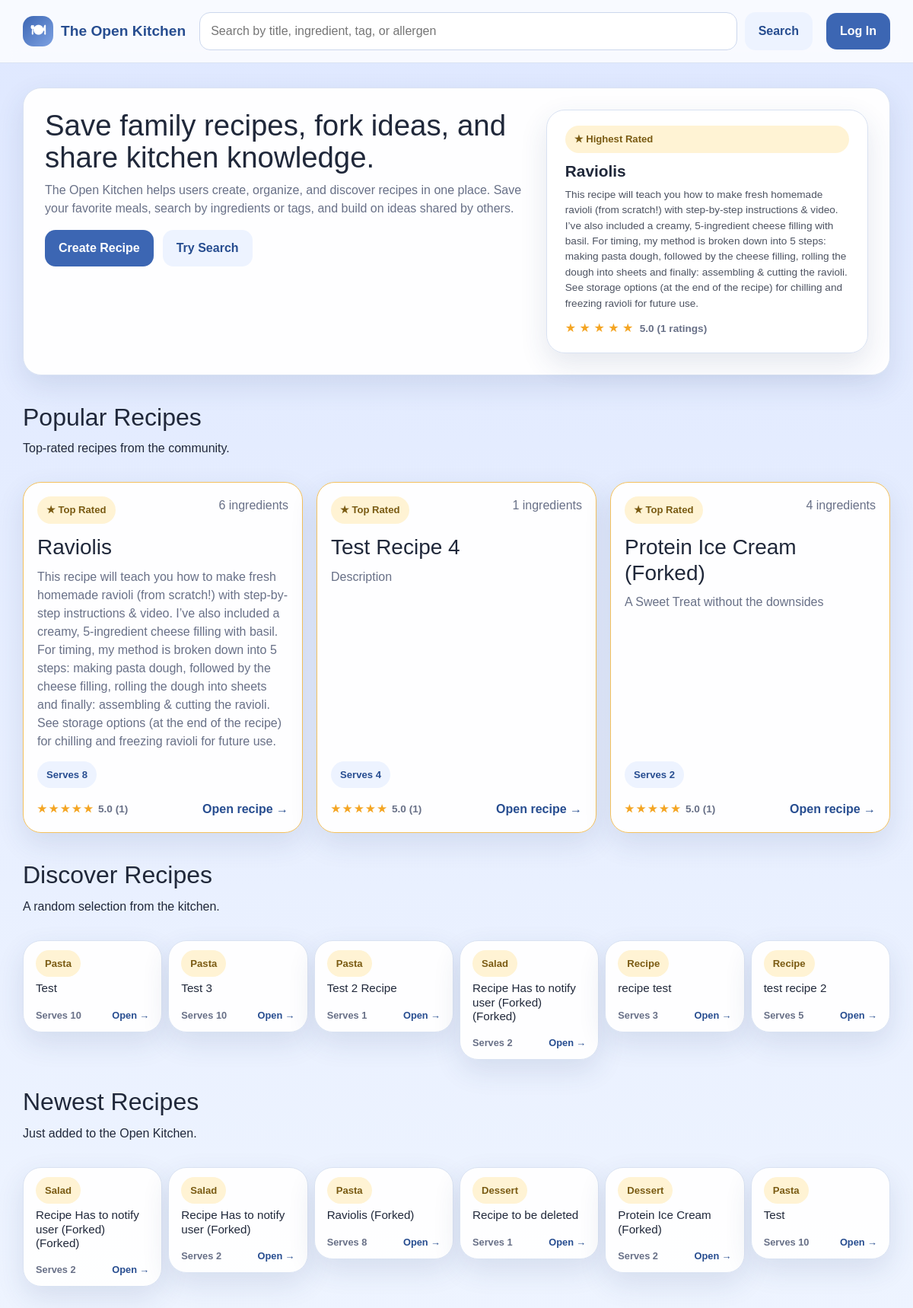
The page / on the database its author committed.
### app/models.py (models this page shows, shortened)
class Recipe(db.Model):
    __tablename__ = 'recipes'
    id = db.Column(db.Integer, primary_key=True)
    authorID = db.Column(db.Integer, db.ForeignKey('users.id'), nullable=False)
    title = db.Column(db.String(150), nullable=False)
    description = db.Column(db.Text, nullable=True)
    instructions = db.Column(db.Text, nullable=False)
    forkedFrom = db.Column(db.Integer, db.ForeignKey('recipes.id'), nullable=True)
    baseServings = db.Column(db.Integer, nullable=False)
    prepTime = db.Column(db.Integer, nullable=True)
    cookTime = db.Column(db.Integer, nullable=True)
    dateCreated = db.Column(db.DateTime, nullable=False, default=datetime.now)
    ingredients = db.relationship('Ingredient', backref='recipe', lazy=True, cascade='all, delete-orphan')
    categories = db.relationship('RecipeCategory', backref='recipe', lazy=True, cascade='all, delete-orphan')
    dietary_tags = db.relationship('RecipeDietaryTag', backref='recipe', lazy=True, cascade='all, delete-orphan')
    allergens = db.relationship('RecipeAllergen', backref='recipe', lazy=True, cascade='all, delete-orphan')

class Category(db.Model):
    __tablename__ = 'categories'
    id = db.Column(db.Integer, primary_key=True)
    name = db.Column(db.String(32), unique=True, nullable=False)

### app/routes.py (the view, shortened to what this page needs)
@app.route('/')
def dashboard():
    user = get_current_user()
    if user and user.role == 'curator':
        return redirect(url_for('curator_dashboard'))
    rated_subq = (
        db.session.query(Rating.recipeID, func.avg(Rating.stars).label('avg'), func.count(Rating.id).label('cnt'))
        .group_by(Rating.recipeID)
        .subquery()
    )
    top_recipe_obj = (
        db.session.query(Recipe)
        .join(rated_subq, Recipe.id == rated_subq.c.recipeID)
        .order_by(rated_subq.c.avg.desc(), rated_subq.c.cnt.desc())
        .first()
    )
    top_recipe = _recipe_card_data(top_recipe_obj) if top_recipe_obj else None
    popular_recipes = (
        db.session.query(Recipe)
        .join(rated_subq, Recipe.id == rated_subq.c.recipeID)
        .order_by(rated_subq.c.avg.desc(), rated_subq.c.cnt.desc())
        .limit(3)
        .all()
    )
    popular = [_recipe_card_data(r) for r in popular_recipes]
    all_recipes = Recipe.query.all()
    import random
    random_sample = random.sample(all_recipes, min(6, len(all_recipes)))
    random_recipes = [_recipe_card_data(r) for r in random_sample]
    newest_recipes = Recipe.query.order_by(Recipe.dateCreated.desc()).limit(6).all()
    newest = [_recipe_card_data(r) for r in newest_recipes]
    saved_recipes = []
    stats = {
        'recipes': Recipe.query.count(),
        'categories': Category.query.count(),
        'tags': DietaryTag.query.count(),
        'allergens': Allergen.query.count(),
    }
    return render_template('dashboard.html',
                           user=user,
                           top_recipe=top_recipe,
                           popular=popular,
                           random_recipes=random_recipes,
                           newest=newest,
                           saved_recipes=saved_recipes,
                           stats=stats)

### app/routes.py (called while the page is built)
def get_current_user():
    if 'user_id' in session:
        return User.query.get(session['user_id'])
    return None

def current_user_id():
    return session.get('user_id')

def _get_avg_rating(recipe_id):
    result = db.session.query(func.avg(Rating.stars), func.count(Rating.id)).filter_by(recipeID=recipe_id).one()
    avg = round(result[0], 1) if result[0] else None
    count = result[1]
    return avg, count

def _recipe_card_data(recipe):
    ingredient_count = Ingredient.query.filter_by(recipeID=recipe.id).count()
    category_links = RecipeCategory.query.filter_by(recipeID=recipe.id).all()
    category_names = [rc.category.name for rc in category_links if rc.category]
    avg_rating, rating_count = _get_avg_rating(recipe.id)
    return {
        'recipe': recipe,
        'ingredient_count': ingredient_count,
        'category_names': category_names,
        'avg_rating': avg_rating,
        'rating_count': rating_count,
    }

def _get_notifications():
    uid = current_user_id()
    if uid is None:
        return []
    return Notification.query.filter_by(userID=uid).order_by(Notification.dateCreated.desc()).all()

@app.context_processor
def inject_notifications():
    notifications = _get_notifications()
    has_unread = any(not n.isRead for n in notifications)
    return dict(notifications=notifications, has_unread=has_unread)

### app/templates/dashboard.html (shortened to what this page needs)
{% extends "base.html" %}
{% block content %}
<section class="hero-card">
    <div>
        <h1>Save family recipes, fork ideas, and share kitchen knowledge.</h1>
        <p class="hero-copy">
            The Open Kitchen helps users create, organize, and discover recipes in one place.
            Save your favorite meals, search by ingredients or tags, and build on ideas shared by others.
        </p>
        <div class="hero-actions">
            <a href="{{ url_for('create_recipe') }}" class="btn btn-primary">Create Recipe</a>
            <a href="{{ url_for('search', q='pasta') }}" class="btn btn-secondary">Try Search</a>
        </div>
    </div>
    {% if top_recipe %}
    <div class="stats-panel" style="display:flex; gap: 1rem; align-items:stretch;">
        <a href="{{ url_for('view_recipe', recipe_id=top_recipe.recipe.id) }}" style="text-decoration:none; color:inherit; flex: 3;">
            <div class="stat-card" style="height:100%; text-align:left; padding: 1.25rem 1.5rem; display:flex; flex-direction:column; justify-content:center;">
                <span class="mini-pill popular-badge" style="margin-bottom: 8px; display:inline-block;">★ Highest Rated</span>
                <div style="font-size: 1.3rem; font-weight: 700; margin-bottom: 6px;">{{ top_recipe.recipe.title }}</div>
                <div style="font-size: .85rem; opacity: .8; margin-bottom: 10px;">{{ top_recipe.recipe.description or 'A top-rated Open Kitchen recipe.' }}</div>
                <div>
                    {% for i in range(1, 6) %}
                    <span class="{% if i <= top_recipe.avg_rating|round(0,'floor')|int %}star-on{% else %}star-off{% endif %}">★</span>
                    {% endfor %}
                    <span class="rating-score" style="font-size:.85rem;">{{ top_recipe.avg_rating }} ({{ top_recipe.rating_count }} ratings)</span>
                </div>
            </div>
        </a>
    </div>
    {% endif %}
</section>
{% if popular %}
<section class="section-head" style="margin-top: 36px;">
    <div>
        <h2>Popular Recipes</h2>
        <p>Top-rated recipes from the community.</p>
    </div>
</section>
<div class="card-grid" style="align-items:stretch;">
    {% for item in popular %}
    <div class="recipe-card-wrap" style="display:flex; height:100%;">
        <a href="{{ url_for('view_recipe', recipe_id=item.recipe.id) }}" class="recipe-card-link" style="display:flex; flex:1;">
            <article class="recipe-card popular-card" style="display:flex; flex-direction:column; width:100%; height:100%;">
                <div class="recipe-card-top">
                    <span class="mini-pill popular-badge">★ Top Rated</span>
                    <span class="muted-small">{{ item.ingredient_count }} ingredients</span>
                </div>
                <h3>{{ item.recipe.title }}</h3>
                <p style="flex-grow:1;">{{ item.recipe.description or 'A top-rated Open Kitchen recipe.' }}</p>
                <div class="pill-row">
                    <span class="pill">Serves {{ item.recipe.baseServings }}</span>
                </div>
                <div class="recipe-card-footer">
                    <span class="card-stars">
                        {% for i in range(1, 6) %}<span class="{% if i <= item.avg_rating|round(0,'floor')|int %}star-on{% else %}star-off{% endif %}">★</span>{% endfor %}
                        <span class="rating-score">{{ item.avg_rating }} ({{ item.rating_count }})</span>
                    </span>
                    <span>Open recipe →</span>
                </div>
            </article>
        </a>
    </div>
    {% endfor %}
</div>
{% endif %}
{% if random_recipes %}
<section class="section-head" style="margin-top: 36px;">
    <div>
        <h2>Discover Recipes</h2>
        <p>A random selection from the kitchen.</p>
    </div>
</section>
<div class="row g-2">
    {% for item in random_recipes %}
    <div class="col-md-4 col-lg-2">
        <div class="recipe-card-wrap">
            <a href="{{ url_for('view_recipe', recipe_id=item.recipe.id) }}" class="recipe-card-link">
                <article class="recipe-card" style="padding: .75rem 1rem;">
                    <div class="recipe-card-top">
                        <span class="mini-pill">{{ item.category_names[0] if item.category_names else 'Recipe' }}</span>
                    </div>
                    <h3 style="font-size: .95rem; margin: 6px 0;">{{ item.recipe.title }}</h3>
                    <div class="recipe-card-footer" style="font-size: .8rem;">
                        <span class="muted-small">Serves {{ item.recipe.baseServings }}</span>
                        <span>Open →</span>
                    </div>
                </article>
            </a>
        </div>
    </div>
    {% endfor %}
</div>
{% endif %}
{% if newest %}
<section class="section-head" style="margin-top: 36px;">
    <div>
        <h2>Newest Recipes</h2>
        <p>Just added to the Open Kitchen.</p>
    </div>
</section>
<div class="row g-2">
    {% for item in newest %}
    <div class="col-md-4 col-lg-2">
        <div class="recipe-card-wrap">
            <a href="{{ url_for('view_recipe', recipe_id=item.recipe.id) }}" class="recipe-card-link">
                <article class="recipe-card" style="padding: .75rem 1rem;">
                    <div class="recipe-card-top">
                        <span class="mini-pill">{{ item.category_names[0] if item.category_names else 'Recipe' }}</span>
                    </div>
                    <h3 style="font-size: .95rem; margin: 6px 0;">{{ item.recipe.title }}</h3>
                    <div class="recipe-card-footer" style="font-size: .8rem;">
                        <span class="muted-small">Serves {{ item.recipe.baseServings }}</span>
                        <span>Open →</span>
                    </div>
                </article>
            </a>
        </div>
    </div>
    {% endfor %}
</div>
{% endif %}
{% endblock %}

### app/static/style.css (style rules this page uses)
:root { --bg-top: #dfe8ff; --bg-bottom: #eef4ff; --surface: rgba(255, 255, 255, 0.96); --surface-strong: #ffffff; --primary: #3c66b3; --primary-dark: #274d90; --accent: #f4c15d; --text: #20283a; --muted: #687087; --line: #d9e2f2; --shadow: 0 14px 36px rgba(40, 62, 113, 0.12); --radius-lg: 24px; --radius-md: 18px; --radius-sm: 12px; }
* { box-sizing: border-box; }
html, body { margin: 0; padding: 0; }
body { font-family: Arial, Helvetica, sans-serif; color: var(--text); background: linear-gradient(180deg, var(--bg-top) 0%, var(--bg-bottom) 100%); }
a { color: inherit; text-decoration: none; }
.btn { display: inline-flex; align-items: center; justify-content: center; gap: 8px; border: 0; border-radius: 14px; padding: 12px 18px; font-weight: 700; cursor: pointer; }
.btn-primary { background: var(--primary); color: white; }
.btn-secondary { background: #edf3ff; color: var(--primary-dark); }
.hero-card, .recipe-card, .form-card, .panel-card, .empty-state, .alert, .stat-card { background: var(--surface); border: 1px solid var(--line); border-radius: var(--radius-lg); box-shadow: var(--shadow); }
.hero-card { display: grid; grid-template-columns: 1.2fr .8fr; gap: 24px; padding: 28px; }
h1, h2, h3 { margin: 0 0 10px; }
.hero-card h1 { font-size: 2.4rem; line-height: 1.1; }
.hero-copy, .lead, .helper, .muted-small { color: var(--muted); }
.hero-actions, .pill-row, .form-actions { display: flex; gap: 12px; flex-wrap: wrap; }
.stats-panel { display: grid; grid-template-columns: 1fr 1fr; gap: 14px; }
.stat-card { padding: 20px; }
.section-head { display: flex; align-items: end; justify-content: space-between; gap: 16px; margin: 28px 0 16px; }
.card-grid { display: grid; grid-template-columns: repeat(3, minmax(0, 1fr)); gap: 18px; }
.recipe-card-link { display: block; }
.recipe-card { padding: 18px; transition: transform .16s ease, box-shadow .16s ease; }
.recipe-card-top, .content-grid { display: flex; justify-content: space-between; gap: 12px; }
.recipe-card h3 { margin-top: 14px; }
.recipe-card p { margin: 0 0 14px; color: var(--muted); }
.recipe-card-footer { margin-top: 16px; font-weight: 700; color: var(--primary-dark); }
.pill, .mini-pill { display: inline-flex; align-items: center; gap: 6px; border-radius: 999px; padding: 8px 12px; font-size: .82rem; font-weight: 700; }
.pill { background: #edf3ff; color: var(--primary-dark); }
.mini-pill { background: #fff3d4; color: #7a5b13; }
.recipe-card-footer { margin-top: 16px; font-weight: 700; color: var(--primary-dark); display: flex; justify-content: space-between; align-items: center; gap: 8px; }
.card-stars { display: inline-flex; align-items: center; gap: 3px; font-size: .85rem; }
.star-on { color: #f4a523; }
.rating-score { color: var(--muted); font-weight: 600; margin-left: 4px; }
.popular-card { border-color: #f4c15d; }
.popular-badge { background: #fff3d4 !important; color: #7a5b13 !important; }
.recipe-card-wrap { position: relative; }

### rows shown on the page
Recipe: recipe "Raviolis", recipe "This recipe will teach you how to make fresh homemade ravioli (from scratch!) with step-by-step instructions & video. I’ve also included a creamy, 5-ingredient cheese filling with basil. For timing, my method is broken down into 5 steps: making pasta dough, followed by the cheese filling, rolling the dough into sheets and finally: assembling & cutting the ravioli. See storage options (at the end of the recipe) for chilling and freezing ravioli for future use.", recipe "Raviolis", recipe "This recipe will teach you how to make fresh homemade ravioli (from scratch!) with step-by-step instructions & video. I’ve also included a creamy, 5-ingredient cheese filling with basil. For timing, my method is broken down into 5 steps: making pasta dough, followed by the cheese filling, rolling the dough into sheets and finally: assembling & cutting the ravioli. See storage options (at the end of the recipe) for chilling and freezing ravioli for future use.", recipe.baseServings "8"
Recipe: recipe "Test Recipe 4", recipe "Description", recipe.baseServings "4"
Recipe: recipe "Protein Ice Cream (Forked)", recipe "A Sweet Treat without the downsides", recipe.baseServings "2", recipe "Protein Ice Cream (Forked)", recipe.baseServings "2"
Category: name "Pasta" "Pasta" "Pasta", name "Pasta" "Pasta"
Recipe: recipe "Test", recipe.baseServings "10", recipe "Test", recipe.baseServings "10"
Recipe: recipe "Test 3", recipe.baseServings "10"
Recipe: recipe "Test 2 Recipe", recipe.baseServings "1"
Category: name "Salad", name "Salad" "Salad"
Recipe: recipe "Recipe Has to notify user (Forked) (Forked)", recipe.baseServings "2", recipe "Recipe Has to notify user (Forked) (Forked)", recipe.baseServings "2"
Recipe: recipe "recipe test", recipe.baseServings "3"
Recipe: recipe "test recipe 2", recipe.baseServings "5"
Recipe: recipe "Recipe Has to notify user (Forked)", recipe.baseServings "2"
Recipe: recipe "Raviolis (Forked)", recipe.baseServings "8"
Category: name "Dessert" "Dessert"
Recipe: recipe "Recipe to be deleted", recipe.baseServings "1"

### other values the page prints
{{ top_recipe.avg_rating }} "5.0"
{{ top_recipe.rating_count }} "1"
{{ item.ingredient_count }} "6" "1" "4"
{{ item.avg_rating }} "5.0" "5.0" "5.0"
{{ item.rating_count }} "1" "1" "1"
{{ item.category_names[0] if item.category_names else 'Recipe' }} "Recipe" "Recipe"
